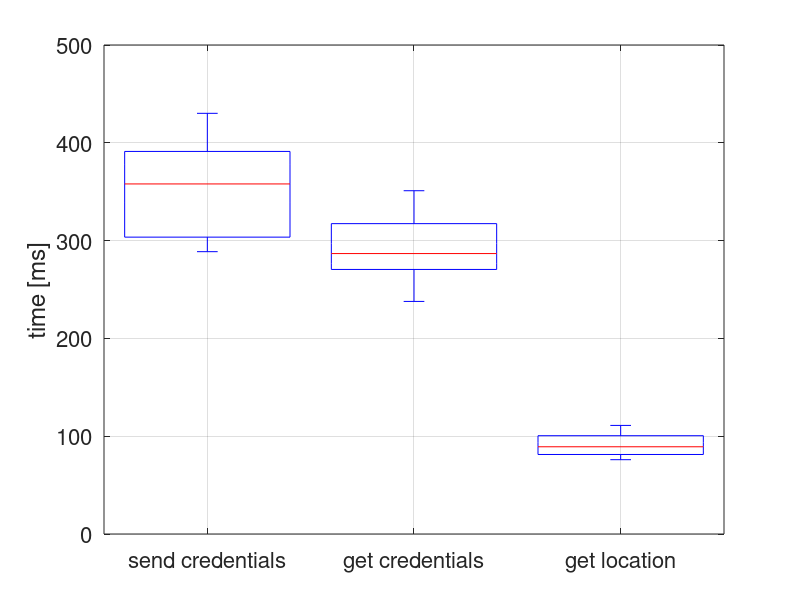

Reproduce this figure in MATLAB. (Note: this script raises an error after producing the figure.)
%************************************************************************
% Latency Analysis
% thesis_project
% 
% Author:  Sonnino Alberto
% Version: 4.1
%
% ***********************************************************************
close all;


% ***********************************************************************
% SERVER
% ***********************************************************************
% samples (in [ms]) 
% structure: set 1: send_credentials 
%            set 2: check_credentials 
% ***********************************************************************
samples_server = [
  % send_credentials
  359.000
  300.608
  331.337
  352.689
  301.799
  430.138
  334.888
  329.899
  296.109
  330.027
  293.856
  359.779
  396.540
  377.821
  300.108
  298.811
  398.811
  417.177
  363.849
  302.874
  405.786
  335.750
  329.414
  394.370
  288.684
  294.157
  383.112
  373.858
  362.748
  391.986
  388.761
  399.405
  328.553
  386.647
  367.137
  344.140
  296.044
  399.233
  335.677
  374.489
  393.644
  302.251
  305.564
  366.114
  356.878
  415.072
  401.930
  392.651
  294.571
  297.666
   
  % check_credentials
  965.0
  988.0
  942.7
  957.6
  969.6
  1007.1
  957.1
  1011.6
  945.8
  984.4
  981.1
  968.8
  984.1
  981.1
  933.9
  929.1
  1013.2
  933.3
  919.9
  970.9
  1001.9
  981.3
  935.1
  952.4
  961.2
  1011.5
  931.8
  999.3
  979.0
  953.1
  935.2
  958.1
  963.3
  928.4
  973.6
  938.6
  953.9
  973.0
  941.0
  944.8
  976.3
  942.3
  996.3
  1011.6
  987.2
  949.9
  973.1
  927.1
  1004.2
  1001.6 
];

% reshape for plotting
samples_server = reshape(samples_server,[50,2]);


% ***********************************************************************
% WEARABLE
% ***********************************************************************
% samples (in [ms]) 
% structure: set 1: get_location
%            set 2: get_credentials
%            set 3: show_credentials
%            set 4: verify_credentials
%            set 5: credential_presentation
% ***********************************************************************
samples_wearable = [
  % get_location
  94.612
  101.9824
  104.3797
  92.0629
  100.4968
  79.8433
  111.0276
  82.7840
  85.7631
  105.8833
  94.1429
  104.7907
  90.6764
  86.0189
  77.0987
  101.1703
  91.9464
  92.7856
  98.7695
  77.9377
  87.6414
  104.9331
  102.0460
  80.4328
  80.6152
  79.1847
  75.9856
  91.7021
  100.4996
  103.0485
  95.7931
  79.8078
  99.5987
  80.4770
  80.7723
  79.4209
  81.0646
  82.0570
  83.1166
  87.7046
  87.6648
  83.9232
  85.1902
  109.4821
  102.3029
  96.7214
  82.6695
  83.7139
  78.6168
  110.2722
   
  % get_credentials
  293.68
  317.9633
  300.4686
  271.7631
  254.4683
  308.0700
  350.9987
  254.9650
  265.2274
  281.5568
  243.6363
  315.3061
  282.2134
  350.3996
  282.1894
  307.8556
  253.0781
  279.7414
  253.8727
  324.0010
  337.2752
  276.1504
  315.4753
  269.4982
  297.2781
  332.7304
  305.1324
  274.3337
  270.0946
  288.1110
  284.5930
  277.1877
  300.5309
  322.1723
  284.7915
  285.3813
  249.6131
  237.8143
  269.0326
  272.2438
  311.7343
  347.3572
  344.8662
  288.7328
  263.1935
  324.6806
  324.1437
  321.9494
  322.3066
  247.3867
    
  % show_credentials
  1281.0
  1313.6
  1252.3
  1304.0
  1300.8
  1237.7
  1232.2
  1280.7
  1339.8
  1260.5
  1291.9
  1245.6
  1313.1
  1249.6
  1281.7
  1306.5
  1331.0
  1339.8
  1287.0
  1234.7
  1236.0
  1249.9
  1324.6
  1249.5
  1321.2
  1248.1
  1335.9
  1261.7
  1242.1
  1249.1
  1295.8
  1277.5
  1262.0
  1323.3
  1291.9
  1287.3
  1334.4
  1253.5
  1313.9
  1313.5
  1265.6
  1289.6
  1226.6
  1223.8
  1284.9
  1316.7
  1336.6
  1233.5
  1289.8
  1277.0
      
  % verify_credentials
  27.760
  31.6715
  27.8226
  29.2664
  32.7667
  27.1378
  22.8744
  31.8324
  29.2167
  26.1507
  33.2787
  24.6972
  29.4528
  28.9258
  26.5080
  23.7868
  22.4871
  26.8840
  24.2522
  30.2670
  26.3205
  31.5527
  30.3609
  28.5487
  24.1718
  32.8388
  25.1541
  32.4745
  24.6927
  26.3561
  23.1796
  29.3159
  24.2136
  22.7082
  30.2381
  26.0659
  29.5435
  26.4705
  29.1741
  22.4484
  32.3190
  31.0974
  30.4899
  31.2368
  26.4642
  29.0623
  28.5983
  28.0937
  25.2624
  24.9688
  
  % credential_presentation
  52.5409
  53.8524
  54.5582
  55.2110
  57.2763
  52.9944
  62.9308
  63.4209
  58.1336
  58.1148
  56.3498
  62.8998
  56.7170
  53.7113
  61.5044
  56.9557
  55.2312
  57.1208
  53.5395
  53.9532
  63.3890
  63.5531
  59.1160
  53.1123
  55.1507
  56.5296
  61.9813
  52.5954
  52.9171
  54.3844
  59.9769
  60.9391
  59.9609
  57.6684
  58.7876
  55.8675
  61.0902
  54.6169
  60.4156
  54.5535
  56.7081
  59.7032
  61.5041
  53.3610
  63.2415
  61.4515
  58.0861
  57.4929
  57.6201
  55.9844
];

% reshape for plotting
samples_wearable = reshape(samples_wearable,[50,5]);


% plot 1
figure; 
data = [samples_server(:,1) samples_wearable(:,2) samples_wearable(:,1)];
bp = boxplot(data(:,:),'Colors','kkk',...
    'labels',{'send credentials', 'get credentials','get location'});
ylabel('time [ms]'); grid on; box on;
set(findobj(gca,'Type','text'),'FontSize',16)
set(findobj('type','axes'),'fontsize',16)
set(bp(:,:),'Color','k','linewidth',2);
set(gca,'FontSize',16,'TickLabelInterpreter','none','XColor',...
    [0.501960813999176 0.501960813999176 0.501960813999176],...
    'YColor',...
    [0.501960813999176 0.501960813999176 0.501960813999176],'ZColor',...
    [0.501960813999176 0.501960813999176 0.501960813999176]...
);

% plot 2
data = [samples_wearable(:,3) samples_server(:,2)];
figure; 
bp = boxplot(data(:,:),'Colors','kkk',...
    'labels',{'show credentials','check credentials'});
ylabel('time [ms]'); grid on; box on;
set(findobj(gca,'Type','text'),'FontSize',16)
set(findobj('type','axes'),'fontsize',16)
set(bp(:,:),'Color','k','linewidth',2);
set(gca,'FontSize',16,'TickLabelInterpreter','none','XColor',...
    [0.501960813999176 0.501960813999176 0.501960813999176],'XTick',[1 2],...
    'YColor',...
    [0.501960813999176 0.501960813999176 0.501960813999176],'ZColor',...
    [0.501960813999176 0.501960813999176 0.501960813999176]...
);

% plot 3
figure; 
bp = boxplot(samples_wearable(:,4:5),'Colors','kkk',...
    'labels',{'verify credentials','credentials presentation'});
ylabel('time [ms]'); grid on; box on;
set(findobj(gca,'Type','text'),'FontSize',16)
set(findobj('type','axes'),'fontsize',16)
set(bp(:,:),'Color','k','linewidth',2);
set(gca,'FontSize',16,'TickLabelInterpreter','none','XColor',...
    [0.501960813999176 0.501960813999176 0.501960813999176],'XTick',[1 2],...
    'YColor',...
    [0.501960813999176 0.501960813999176 0.501960813999176],'ZColor',...
    [0.501960813999176 0.501960813999176 0.501960813999176]...
);

% ***********************************************************************
